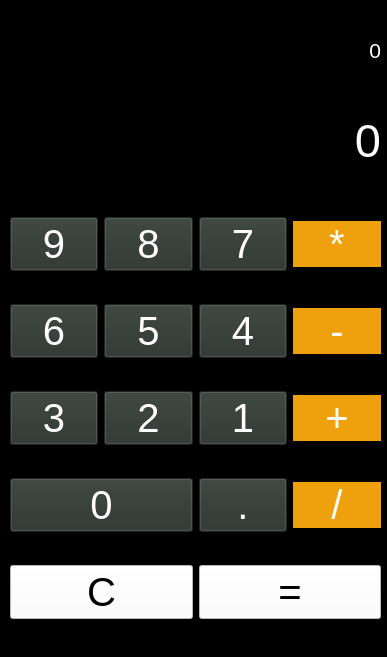
<?xml version="1.0" encoding="UTF-8"?>
<ui version="4.0">
 <class>Calculator</class>
 <widget class="QWidget" name="Calculator">
  <property name="geometry">
   <rect>
    <x>0</x>
    <y>0</y>
    <width>387</width>
    <height>657</height>
   </rect>
  </property>
  <property name="baseSize">
   <size>
    <width>300</width>
    <height>450</height>
   </size>
  </property>
  <property name="windowTitle">
   <string>Form</string>
  </property>
  <property name="styleSheet">
   <string notr="true">background-color:black;</string>
  </property>
  <widget class="QLabel" name="main_label2">
   <property name="geometry">
    <rect>
     <x>10</x>
     <y>20</y>
     <width>371</width>
     <height>61</height>
    </rect>
   </property>
   <property name="font">
    <font>
     <pointsize>16</pointsize>
    </font>
   </property>
   <property name="styleSheet">
    <string notr="true">color:white;</string>
   </property>
   <property name="text">
    <string>0</string>
   </property>
   <property name="alignment">
    <set>Qt::AlignRight|Qt::AlignTrailing|Qt::AlignVCenter</set>
   </property>
  </widget>
  <widget class="QLabel" name="main_label">
   <property name="geometry">
    <rect>
     <x>10</x>
     <y>100</y>
     <width>371</width>
     <height>81</height>
    </rect>
   </property>
   <property name="font">
    <font>
     <pointsize>35</pointsize>
    </font>
   </property>
   <property name="styleSheet">
    <string notr="true">color:white;</string>
   </property>
   <property name="text">
    <string>0</string>
   </property>
   <property name="alignment">
    <set>Qt::AlignRight|Qt::AlignTrailing|Qt::AlignVCenter</set>
   </property>
  </widget>
  <widget class="QWidget" name="gridLayoutWidget">
   <property name="geometry">
    <rect>
     <x>10</x>
     <y>190</y>
     <width>371</width>
     <height>461</height>
    </rect>
   </property>
   <layout class="QGridLayout" name="gridLayout" columnstretch="0,0,0,0,0">
    <item row="4" column="2">
     <widget class="QPushButton" name="btn_2">
      <property name="font">
       <font>
        <pointsize>30</pointsize>
       </font>
      </property>
      <property name="styleSheet">
       <string notr="true">color:white;
background-color:#2A322E;

</string>
      </property>
      <property name="text">
       <string>2</string>
      </property>
     </widget>
    </item>
    <item row="4" column="3">
     <widget class="QPushButton" name="btn_1">
      <property name="font">
       <font>
        <pointsize>30</pointsize>
       </font>
      </property>
      <property name="styleSheet">
       <string notr="true">color:white;
background-color:#2A322E;


</string>
      </property>
      <property name="text">
       <string>1</string>
      </property>
     </widget>
    </item>
    <item row="3" column="3">
     <widget class="QPushButton" name="btn_4">
      <property name="font">
       <font>
        <pointsize>30</pointsize>
       </font>
      </property>
      <property name="styleSheet">
       <string notr="true">color:white;
background-color:#2A322E;

</string>
      </property>
      <property name="text">
       <string>4</string>
      </property>
     </widget>
    </item>
    <item row="5" column="1" colspan="2">
     <widget class="QPushButton" name="btn_0">
      <property name="font">
       <font>
        <pointsize>30</pointsize>
       </font>
      </property>
      <property name="styleSheet">
       <string notr="true">color:white;
background-color:#2A322E;

</string>
      </property>
      <property name="text">
       <string>0</string>
      </property>
     </widget>
    </item>
    <item row="3" column="4">
     <widget class="QPushButton" name="btn_min">
      <property name="font">
       <font>
        <pointsize>30</pointsize>
       </font>
      </property>
      <property name="styleSheet">
       <string notr="true">color:white;
background-color:#EEA10C;
border-radius:50px;
</string>
      </property>
      <property name="text">
       <string>-</string>
      </property>
     </widget>
    </item>
    <item row="4" column="1">
     <widget class="QPushButton" name="btn_3">
      <property name="font">
       <font>
        <pointsize>30</pointsize>
       </font>
      </property>
      <property name="styleSheet">
       <string notr="true">color:white;
background-color:#2A322E;

</string>
      </property>
      <property name="text">
       <string>3</string>
      </property>
     </widget>
    </item>
    <item row="4" column="4">
     <widget class="QPushButton" name="btn_plus">
      <property name="font">
       <font>
        <pointsize>30</pointsize>
       </font>
      </property>
      <property name="styleSheet">
       <string notr="true">color:white;
background-color:#EEA10C;
border-radius:50px;
</string>
      </property>
      <property name="text">
       <string>+</string>
      </property>
     </widget>
    </item>
    <item row="2" column="4">
     <widget class="QPushButton" name="btn_mul">
      <property name="font">
       <font>
        <pointsize>30</pointsize>
       </font>
      </property>
      <property name="styleSheet">
       <string notr="true">color:white;
background-color:#EEA10C;
border-radius:50px;
</string>
      </property>
      <property name="text">
       <string>*</string>
      </property>
     </widget>
    </item>
    <item row="2" column="2">
     <widget class="QPushButton" name="btn_8">
      <property name="font">
       <font>
        <pointsize>30</pointsize>
       </font>
      </property>
      <property name="styleSheet">
       <string notr="true">color:white;
background-color:#2A322E;

</string>
      </property>
      <property name="text">
       <string>8</string>
      </property>
     </widget>
    </item>
    <item row="5" column="3">
     <widget class="QPushButton" name="btn_dot">
      <property name="font">
       <font>
        <pointsize>30</pointsize>
       </font>
      </property>
      <property name="styleSheet">
       <string notr="true">color:white;
background-color:#2A322E;

</string>
      </property>
      <property name="text">
       <string>.</string>
      </property>
     </widget>
    </item>
    <item row="2" column="3">
     <widget class="QPushButton" name="btn_7">
      <property name="font">
       <font>
        <pointsize>30</pointsize>
       </font>
      </property>
      <property name="styleSheet">
       <string notr="true">color:white;
background-color:#2A322E;

</string>
      </property>
      <property name="text">
       <string>7</string>
      </property>
     </widget>
    </item>
    <item row="2" column="1">
     <widget class="QPushButton" name="btn_9">
      <property name="font">
       <font>
        <pointsize>30</pointsize>
       </font>
      </property>
      <property name="styleSheet">
       <string notr="true">color:white;
background-color:#2A322E;

</string>
      </property>
      <property name="text">
       <string>9</string>
      </property>
     </widget>
    </item>
    <item row="3" column="1">
     <widget class="QPushButton" name="btn_6">
      <property name="font">
       <font>
        <pointsize>30</pointsize>
       </font>
      </property>
      <property name="styleSheet">
       <string notr="true">color:white;
background-color:#2A322E;

</string>
      </property>
      <property name="text">
       <string>6</string>
      </property>
     </widget>
    </item>
    <item row="3" column="2">
     <widget class="QPushButton" name="btn_5">
      <property name="font">
       <font>
        <pointsize>30</pointsize>
       </font>
      </property>
      <property name="styleSheet">
       <string notr="true">color:white;
background-color:#2A322E;

</string>
      </property>
      <property name="text">
       <string>5</string>
      </property>
     </widget>
    </item>
    <item row="5" column="4">
     <widget class="QPushButton" name="btn_div">
      <property name="font">
       <font>
        <pointsize>30</pointsize>
       </font>
      </property>
      <property name="styleSheet">
       <string notr="true">color:white;
background-color:#EEA10C;
border-radius:50px;
</string>
      </property>
      <property name="text">
       <string>/</string>
      </property>
     </widget>
    </item>
    <item row="6" column="3" colspan="2">
     <widget class="QPushButton" name="btn_equals">
      <property name="font">
       <font>
        <pointsize>30</pointsize>
       </font>
      </property>
      <property name="styleSheet">
       <string notr="true">color:black;
background-color:white;

</string>
      </property>
      <property name="text">
       <string>=</string>
      </property>
     </widget>
    </item>
    <item row="6" column="1" colspan="2">
     <widget class="QPushButton" name="btn_c">
      <property name="font">
       <font>
        <pointsize>30</pointsize>
       </font>
      </property>
      <property name="styleSheet">
       <string notr="true">color:black;
background-color:white;

</string>
      </property>
      <property name="text">
       <string>C</string>
      </property>
     </widget>
    </item>
   </layout>
  </widget>
 </widget>
 <resources/>
 <connections/>
</ui>
